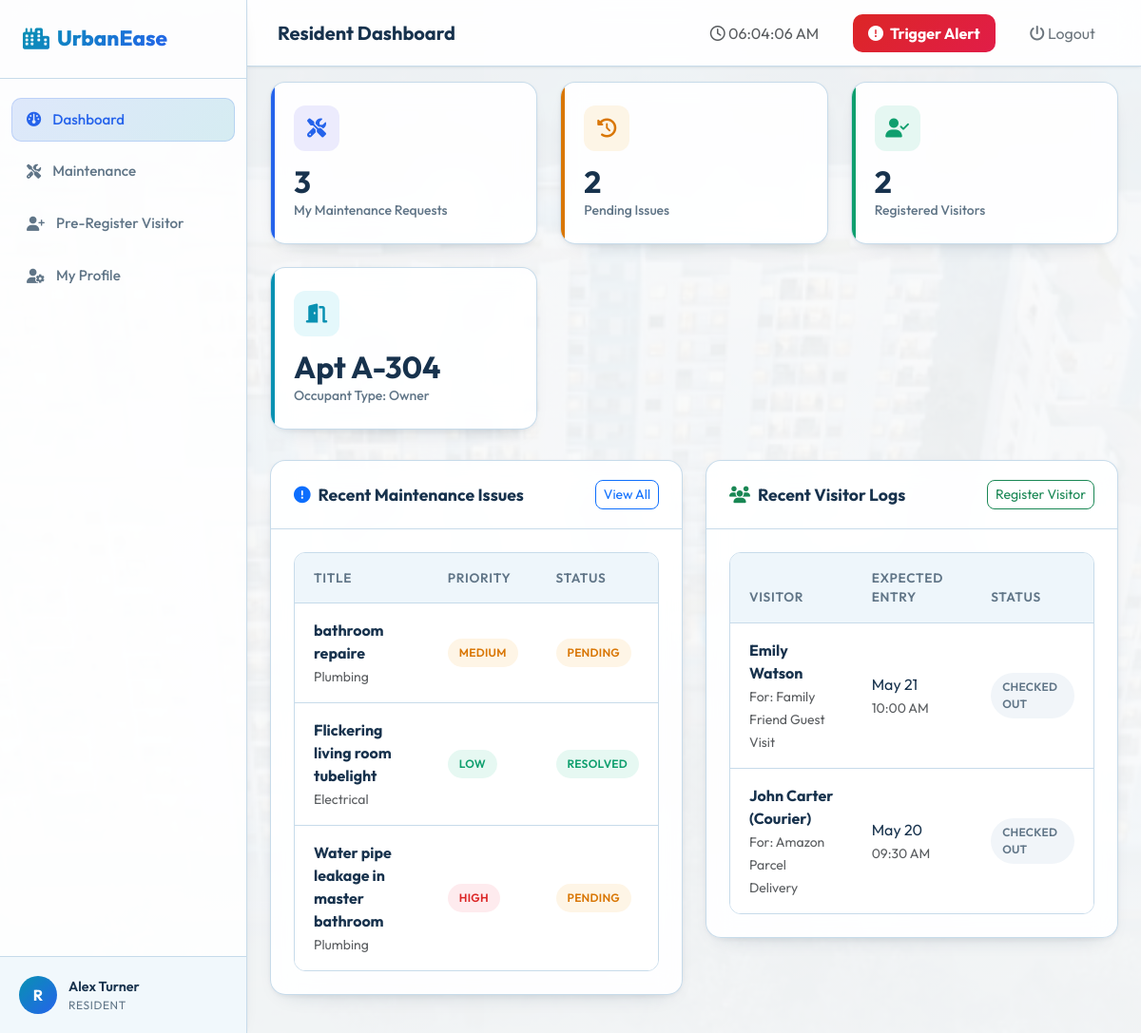
/resident/dashboard/ (signed in), run on the app's committed database.
### urbanease/models.py (models this page shows, shortened)
class User(AbstractUser):
    ROLE_CHOICES = (
        ('ADMIN', 'Management'),
        ('RESIDENT', 'Resident'),
        ('SECURITY', 'Security'),
    )
    role = models.CharField(max_length=10, choices=ROLE_CHOICES, default='RESIDENT')

class ResidentProfile(models.Model):
    OCCUPANT_CHOICES = (
        ('Owner', 'Owner'),
        ('Tenant', 'Tenant'),
    )
    user = models.OneToOneField(User, on_delete=models.CASCADE, related_name='resident_profile')
    apartment_number = models.CharField(max_length=20)
    phone_number = models.CharField(max_length=15)
    occupant_type = models.CharField(max_length=10, choices=OCCUPANT_CHOICES, default='Owner')

class MaintenanceRequest(models.Model):
    CATEGORY_CHOICES = (
        ('Plumbing', 'Plumbing'),
        ('Electrical', 'Electrical'),
        ('Lift', 'Lift'),
        ('Carpentry', 'Carpentry'),
        ('Others', 'Others'),
    )
    PRIORITY_CHOICES = (
        ('Low', 'Low'),
        ('Medium', 'Medium'),
        ('High', 'High'),
    )
    STATUS_CHOICES = (
        ('Pending', 'Pending'),
        ('In Progress', 'In Progress'),
        ('Resolved', 'Resolved'),
    )
    resident = models.ForeignKey(User, on_delete=models.CASCADE, related_name='maintenance_requests')
    title = models.CharField(max_length=100)
    description = models.TextField()
    category = models.CharField(max_length=20, choices=CATEGORY_CHOICES, default='Others')
    priority = models.CharField(max_length=10, choices=PRIORITY_CHOICES, default='Medium')
    status = models.CharField(max_length=15, choices=STATUS_CHOICES, default='Pending')
    created_at = models.DateTimeField(auto_now_add=True)
    updated_at = models.DateTimeField(auto_now=True)

class VisitorRequest(models.Model):
    STATUS_CHOICES = (
        ('Pre-Registered', 'Pre-Registered'),
        ('Approved', 'Approved'),
        ('Rejected', 'Rejected'),
        ('Checked In', 'Checked In'),
        ('Checked Out', 'Checked Out'),
    )
    resident = models.ForeignKey(User, on_delete=models.CASCADE, related_name='visitor_requests')
    visitor_name = models.CharField(max_length=100)
    phone_number = models.CharField(max_length=15)
    purpose = models.CharField(max_length=200)
    expected_entry = models.DateTimeField()
    status = models.CharField(max_length=20, choices=STATUS_CHOICES, default='Pre-Registered')
    actual_entry_time = models.DateTimeField(null=True, blank=True)
    actual_exit_time = models.DateTimeField(null=True, blank=True)
    approved_by = models.ForeignKey(User, on_delete=models.SET_NULL, null=True, blank=True, related_name='approved_visitors')
    gate_log_notes = models.TextField(null=True, blank=True)

### urbanease/views.py (the view)
# urls.py: path('resident/dashboard/', views.resident_dashboard, name='resident_dashboard'),
@login_required
@role_required('RESIDENT')
def resident_dashboard(request):
    user = request.user
    profile = getattr(user, 'resident_profile', None)
    total_maintenance = MaintenanceRequest.objects.filter(resident=user).count()
    pending_maintenance = MaintenanceRequest.objects.filter(resident=user, status='Pending').count()
    total_visitors = VisitorRequest.objects.filter(resident=user).count()
    recent_requests = MaintenanceRequest.objects.filter(resident=user).order_by('-created_at')[:3]
    recent_visitors = VisitorRequest.objects.filter(resident=user).order_by('-expected_entry')[:3]
    active_alerts = EmergencyAlert.objects.filter(status='Active').order_by('-created_at')[:5]
    context = {
        'profile': profile,
        'total_maintenance': total_maintenance,
        'pending_maintenance': pending_maintenance,
        'total_visitors': total_visitors,
        'recent_requests': recent_requests,
        'recent_visitors': recent_visitors,
        'active_alerts': active_alerts,
    }
    return render(request, 'resident/dashboard.html', context)

### templates/resident/dashboard.html (shortened to what this page needs)
{% extends 'base.html' %}
{% load static %}
{% block page_title %}Resident Dashboard{% endblock %}
{% block content %}
<div class="dashboard-grid">
    <div class="stat-card primary">
        <div class="stat-card-icon">
            <i class="fa-solid fa-screwdriver-wrench"></i>
        </div>
        <div class="stat-card-value">{{ total_maintenance }}</div>
        <div class="stat-card-label">My Maintenance Requests</div>
    </div>
    <div class="stat-card warning">
        <div class="stat-card-icon">
            <i class="fa-solid fa-clock-rotate-left"></i>
        </div>
        <div class="stat-card-value">{{ pending_maintenance }}</div>
        <div class="stat-card-label">Pending Issues</div>
    </div>
    <div class="stat-card success">
        <div class="stat-card-icon">
            <i class="fa-solid fa-user-check"></i>
        </div>
        <div class="stat-card-value">{{ total_visitors }}</div>
        <div class="stat-card-label">Registered Visitors</div>
    </div>
    <div class="stat-card secondary">
        <div class="stat-card-icon">
            <i class="fa-solid fa-door-open"></i>
        </div>
        <div class="stat-card-value">Apt {{ profile.apartment_number }}</div>
        <div class="stat-card-label">Occupant Type: {{ profile.get_occupant_type_display }}</div>
    </div>
</div>
<div class="row">
    <div class="col-lg-6">
        <div class="content-card">
            <div class="content-card-header">
                <h3 class="content-card-title">
                    <i class="fa-solid fa-circle-exclamation text-primary"></i> Recent Maintenance Issues
                </h3>
                <a href="{% url 'resident_maintenance' %}" class="btn btn-sm btn-outline-primary rounded-3">View All</a>
            </div>
            <div class="content-card-body">
                {% if recent_requests %}
                    <div class="table-responsive">
                        <table class="table custom-table">
                            <thead>
                                <tr>
                                    <th>Title</th>
                                    <th>Priority</th>
                                    <th>Status</th>
                                </tr>
                            </thead>
                            <tbody>
                                {% for req in recent_requests %}
                                <tr>
                                    <td>
                                        <div class="fw-bold">{{ req.title }}</div>
                                        <small class="text-muted">{{ req.category }}</small>
                                    </td>
                                    <td>
                                        <span class="custom-badge {% if req.priority == 'High' %}badge-priority-high{% elif req.priority == 'Medium' %}badge-priority-medium{% else %}badge-priority-low{% endif %}">
                                            {{ req.priority }}
                                        </span>
                                    </td>
                                    <td>
                                        <span class="custom-badge {% if req.status == 'Pending' %}badge-pending{% elif req.status == 'In Progress' %}badge-progress{% else %}badge-resolved{% endif %}">
                                            {{ req.status }}
                                        </span>
                                    </td>
                                </tr>
                                {% endfor %}
                            </tbody>
                        </table>
                    </div>
                {% else %}
                    <div class="text-center text-muted py-4">
                        <i class="fa-solid fa-check-circle fa-2x mb-2 text-success"></i>
                        <p class="mb-0">No active maintenance issues. Everything looks good!</p>
                    </div>
                {% endif %}
            </div>
        </div>
    </div>
    <div class="col-lg-6">
        <div class="content-card">
            <div class="content-card-header">
                <h3 class="content-card-title">
                    <i class="fa-solid fa-users text-success"></i> Recent Visitor Logs
                </h3>
                <a href="{% url 'resident_visitors' %}" class="btn btn-sm btn-outline-success rounded-3">Register Visitor</a>
            </div>
            <div class="content-card-body">
                {% if recent_visitors %}
                    <div class="table-responsive">
                        <table class="table custom-table">
                            <thead>
                                <tr>
                                    <th>Visitor</th>
                                    <th>Expected Entry</th>
                                    <th>Status</th>
                                </tr>
                            </thead>
                            <tbody>
                                {% for visitor in recent_visitors %}
                                <tr>
                                    <td>
                                        <div class="fw-bold">{{ visitor.visitor_name }}</div>
                                        <small class="text-muted">For: {{ visitor.purpose }}</small>
                                    </td>
                                    <td>
                                        <div>{{ visitor.expected_entry|date:"M d" }}</div>
                                        <small class="text-muted">{{ visitor.expected_entry|date:"h:i A" }}</small>
                                    </td>
                                    <td>
                                        <span class="custom-badge {% if visitor.status == 'Pre-Registered' %}badge-preregistered{% elif visitor.status == 'Approved' %}badge-approved{% elif visitor.status == 'Checked In' %}badge-checkin{% elif visitor.status == 'Checked Out' %}badge-checkout{% else %}badge-rejected{% endif %}">
                                            {{ visitor.status }}
                                        </span>
                                    </td>
                                </tr>
                                {% endfor %}
                            </tbody>
                        </table>
                    </div>
                {% else %}
                    <div class="text-center text-muted py-4">
                        <i class="fa-solid fa-user-slash fa-2x mb-2"></i>
                        <p class="mb-0">No visitors pre-registered yet.</p>
                    </div>
                {% endif %}
            </div>
        </div>
    </div>
</div>
{% endblock %}

### templates/base.html (shortened to what this page needs)
{% load static %}
<!DOCTYPE html>
<html lang="en">
<head>
    <link href="https://cdn.jsdelivr.net/npm/bootstrap@5.3.0/dist/css/bootstrap.min.css" rel="stylesheet">
    <link href="https://cdnjs.cloudflare.com/ajax/libs/font-awesome/6.4.0/css/all.min.css" rel="stylesheet">
    <link href="https://cdn.jsdelivr.net/npm/sweetalert2@11/dist/sweetalert2.min.css" rel="stylesheet">
    <link href="{% static 'css/styles.css' %}" rel="stylesheet">
</head>
<body>
    {% if user.is_authenticated %}
    <div class="app-container">
        <aside class="sidebar">
            <div class="sidebar-header">
                <span class="sidebar-logo">
                    <i class="fa-solid fa-city"></i> UrbanEase
                </span>
            </div>
            <ul class="sidebar-menu">
                {% if user.role == 'RESIDENT' %}
                    <li class="sidebar-item {% if request.resolver_match.url_name == 'resident_dashboard' %}active{% endif %}">
                        <a href="{% url 'resident_dashboard' %}">
                            <i class="fa-solid fa-gauge"></i> Dashboard
                        </a>
                    </li>
                    <li class="sidebar-item {% if request.resolver_match.url_name == 'resident_maintenance' %}active{% endif %}">
                        <a href="{% url 'resident_maintenance' %}">
                            <i class="fa-solid fa-screwdriver-wrench"></i> Maintenance
                        </a>
                    </li>
                    <li class="sidebar-item {% if request.resolver_match.url_name == 'resident_visitors' %}active{% endif %}">
                        <a href="{% url 'resident_visitors' %}">
                            <i class="fa-solid fa-user-plus"></i> Pre-Register Visitor
                        </a>
                    </li>
                    <li class="sidebar-item {% if request.resolver_match.url_name == 'resident_profile' %}active{% endif %}">
                        <a href="{% url 'resident_profile' %}">
                            <i class="fa-solid fa-user-gear"></i> My Profile
                        </a>
                    </li>
                {% endif %}
            </ul>
            <div class="sidebar-footer">
                <div class="sidebar-user">
                    <div class="sidebar-user-avatar">
                        {{ user.username|slice:":1"|upper }}
                    </div>
                    <div class="sidebar-user-info">
                        <div class="sidebar-user-name">{{ user.first_name }} {{ user.last_name }}</div>
                        <div class="sidebar-user-role">{{ user.role }}</div>
                    </div>
                </div>
            </div>
        </aside>
        <main class="main-content">
            <header class="top-navbar">
                <h1 class="navbar-page-title">
                    {% block page_title %}Dashboard{% endblock %}
                </h1>
                <div class="navbar-actions">
                    <span class="text-muted d-none d-md-inline-block me-3">
                        <i class="fa-regular fa-clock"></i> <span id="current-time">{% now "h:i A" %}</span>
                    </span>
                    {% if user.role == 'RESIDENT' %}
                        <button type="button" class="btn btn-danger-custom py-2 px-3 fw-bold animate-pulse" data-bs-toggle="modal" data-bs-target="#emergencyModal">
                            <i class="fa-solid fa-circle-exclamation me-1"></i> Trigger Alert
                        </button>
                    {% endif %}
                    <a href="{% url 'logout' %}" class="btn btn-outline-secondary py-2 px-3 border-0">
                        <i class="fa-solid fa-power-off"></i> Logout
                    </a>
                </div>
            </header>
            <div class="container-fluid px-4 py-3">
                {% block content %}{% endblock %}
            </div>
        </main>
    </div>
    {% else %}
        {% block auth_content %}{% endblock %}
    {% endif %}
</body>
</html>

### data on the page
User: username "R", first_name "Alex", last_name "Turner", role "RESIDENT"
ResidentProfile: apartment_number "A-304", occupant_type "Owner"
MaintenanceRequest: title "bathroom repaire", category "Plumbing", priority "MEDIUM", status "PENDING"
MaintenanceRequest: title "Flickering living room tubelight", category "Electrical", priority "LOW", status "RESOLVED"
MaintenanceRequest: title "Water pipe leakage in master bathroom", category "Plumbing", priority "HIGH", status "PENDING"
VisitorRequest: visitor_name "Emily Watson", purpose "Family Friend Guest Visit", expected_entry "May 21", expected_entry "10:00 AM", status "CHECKED OUT"
VisitorRequest: visitor_name "John Carter (Courier)", purpose "Amazon Parcel Delivery", expected_entry "May 20", expected_entry "09:30 AM", status "CHECKED OUT"

### other printed values
{{ total_maintenance }} "3"
{{ pending_maintenance }} "2"
{{ total_visitors }} "2"
